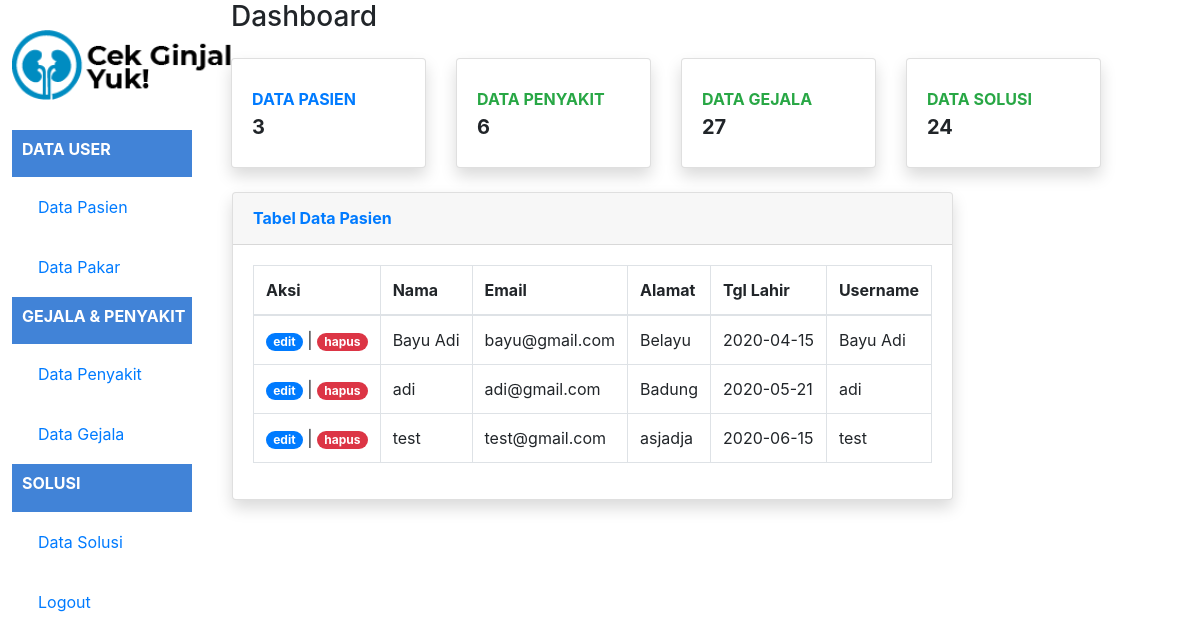
The app's page /indexAdmin.php (signed in) with its own data.
### tables this page shows
CREATE TABLE `user` (
  `id_user` int(11) NOT NULL,
  `role` int(11) NOT NULL,
  `nama` varchar(50) NOT NULL,
  `email` varchar(50) NOT NULL,
  `alamat` varchar(100) NOT NULL,
  `tgl_lahir` date NOT NULL,
  `password` varchar(300) NOT NULL
);

### indexAdmin.php (the view, shortened to what this page needs)
<?php
include "function.php";
$queryPasien = mysqli_query($koneksi, "SELECT * FROM user WHERE role = '1'");
$jumlahPasien = mysqli_query($koneksi, "SELECT COUNT('id_user') as jml_pasien FROM user WHERE role='1'");
$pasien = mysqli_fetch_assoc($jumlahPasien);
$jumlahPenyakit = mysqli_query($koneksi, "SELECT COUNT('id_penyakit') as jml_penyakit FROM penyakit");
$penyakit = mysqli_fetch_assoc($jumlahPenyakit);
$jumlahGejala = mysqli_query($koneksi, "SELECT COUNT('id_gejala') as jml_gejala FROM gejala");
$gejala = mysqli_fetch_assoc($jumlahGejala);
$jumlahSolusi = mysqli_query($koneksi, "SELECT COUNT('id_solusi') as jml_solusi FROM solusi");
$solusi = mysqli_fetch_assoc($jumlahSolusi);
?>
<!DOCTYPE html>
<html lang="en">
<head>
    <link rel="stylesheet" href="styles.css">
    <link
        rel="stylesheet"
        href="https://stackpath.bootstrapcdn.com/bootstrap/4.4.1/css/bootstrap.min.css"
/>
</head>
<body >
    <div class="kiri">
        <section class="logo">
            <img src="gambar/logo.png" alt="logo" height="70px" />
        </section>
        <div class="sidebar-heading">
            <h5 class="font-weight-bold text-white text-uppercase teks">Data User</h5>
        </div>
        <section class="isi">
            <a class="nav-link" href="indexAdmin.php">
            <span>Data Pasien</span></a>
        </section>
        <section class="isi">
            <a class="nav-link" href="indexPakar.php">
            <span>Data Pakar</span></a>
        </section>
        <div class="sidebar-heading">
            <h5 class="font-weight-bold text-white text-uppercase teks">Gejala & Penyakit</h5>
        </div>
        <section class="isi">
            <a class="nav-link" href="indexPenyakit.php">
            <span>Data Penyakit</span>
            </a>
        </section>
        <section class="isi">
            <a class="nav-link" href="indexGejala.php">
            <span>Data Gejala</span>
            </a>
        </section>
        <div class="sidebar-heading">
            <h5 class="font-weight-bold text-white text-uppercase teks">Solusi</h5>
        </div>
        <section class="isi">
            <a class="nav-link" href="indexSolusi.php">
            <span>Data Solusi</span>
            </a>
        </section>
        <section class="isi">
            <a class="nav-link" href="logout.php">
            <span>Logout</span>
            </a>
        </section>
    </div>
    <div class="kanan">
    <div class="container-fluid">
    <div class="d-sm-flex align-items-center justify-content-between mb-4">
        <h1 class="h3 mb-0 text-gray-800">Dashboard</h1>
    </div>
<div class="row">
<div class="col-xl-3 col-md-6 mb-4">
    <div class="card border-left-primary shadow h-100 py-2">
        <div class="card-body">
            <div class="row no-gutters align-items-center">
                <div class="col mr-2">
                    <div class="text-xs font-weight-bold text-primary text-uppercase mb-1">Data Pasien</div>
                    <div class="h5 mb-0 font-weight-bold text-gray-800"><?= $pasien['jml_pasien']; ?></div>
                </div>
            </div>
        </div>
    </div>
</div>
<div class="col-xl-3 col-md-6 mb-4">
    <div class="card border-left-success shadow h-100 py-2">
        <div class="card-body">
            <div class="row no-gutters align-items-center">
                <div class="col mr-2">
                    <div class="text-xs font-weight-bold text-success text-uppercase mb-1">Data Penyakit</div>
                    <div class="h5 mb-0 font-weight-bold text-gray-800"><?= $penyakit['jml_penyakit']; ?></div>
                </div>
            </div>
        </div>
    </div>
</div>
<div class="col-xl-3 col-md-6 mb-4">
    <div class="card border-left-info shadow h-100 py-2">
        <div class="card-body">
            <div class="row no-gutters align-items-center">
                <div class="col mr-2">
                    <div class="text-xs font-weight-bold text-success text-uppercase mb-1">Data Gejala</div>
                    <div class="h5 mb-0 font-weight-bold text-gray-800"><?= $gejala['jml_gejala']; ?></div>
                </div>
            </div>
        </div>
    </div>
</div>
<div class="col-xl-3 col-md-6 mb-4">
    <div class="card border-left-warning shadow h-100 py-2">
        <div class="card-body">
            <div class="row no-gutters align-items-center">
                <div class="col mr-2">
                    <div class="text-xs font-weight-bold text-success text-uppercase mb-1">Data Solusi</div>
                    <div class="h5 mb-0 font-weight-bold text-gray-800"><?= $solusi['jml_solusi']; ?></div>
                </div>
            </div>
        </div>
    </div>
</div>
<div class="card shadow  ml-3 mb-12">
    <div class="card-header py-3">
        <h6 class="m-0 font-weight-bold text-primary">Tabel Data Pasien</h6>
    </div>
    <div class="card-body">
        <form method="post" encytpe="multipart/form-data">
            <table class="table table-bordered" id="dataTable" width="100%" cellspacing="0">
                <thead>
                    <tr>
                        <th>Aksi</th>
                        <th>Nama</th>
                        <th>Email</th>
                        <th>Alamat</th>
                        <th>Tgl Lahir</th>
                        <th>Username</th>
                    </tr>
                </thead>
            <tbody>
                <?php while ($data = mysqli_fetch_assoc($queryPasien)) { ?>
                <tr>
                    <td>
                    <a class="badge badge-pill badge-primary" href="ubahPasien.php?id_user=<?php echo $data["id_user"]; ?>">edit</a> |
                    <a href="function.php?act=hapusPasien&id_user=<?= $data["id_user"]; ?>" onclick="return confirm('Yakin ingin menghapus data?');" class="badge badge-pill badge-danger">hapus</a>
                    </td>
                    <td><?= $data['nama']; ?></td>
                    <td><?= $data['email']; ?></td>
                    <td><?= $data['alamat']; ?></td>
                    <td><?= $data['tgl_lahir']; ?></td>
                    <td><?= $data['nama']; ?></td>
                </tr>
                <?php } ?>
            </tbody>
            </table>
        </form>
    </div>
</div>
</body>
</html>

### styles.css (style rules this page uses)
body { margin: 0; font-family: 'Franklin Gothic Medium'; }
.kiri { margin: 1%; margin-top: auto; width: 15%; height: auto; border-radius: 5px 5px 5px 5px; float: left; }
.kanan { margin: 1%; margin-top: auto; width: 75%; height: auto; float: left; }
.logo { display: flex; margin-top: 30px; margin-bottom: 30px; align-content: center; }
.teks { font-size: medium; }
.isi { text-align: center; padding: 10px; color: #4183D7; }
.sidebar-heading { color: #ffff; background-color: #4183D7; padding-left: 10px; padding-bottom: 10px; padding-top: 10px; }
.nav-link { text-align: left; }

### records on screen
user: nama "Bayu Adi", email "bayu@gmail.com", alamat "Belayu", tgl_lahir "2020-04-15"
user: nama "adi", email "adi@gmail.com", alamat "Badung", tgl_lahir "2020-05-21"
user: nama "test", email "test@gmail.com", alamat "asjadja", tgl_lahir "2020-06-15"

### other values on screen
$pasien['jml_pasien'] "3"
$penyakit['jml_penyakit'] "6"
$gejala['jml_gejala'] "27"
$solusi['jml_solusi'] "24"
